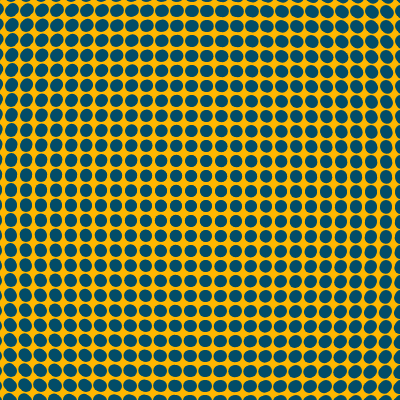
Frame 1 (no input)
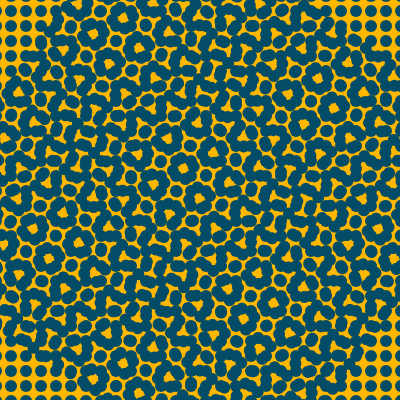
Frame 60 (no input)
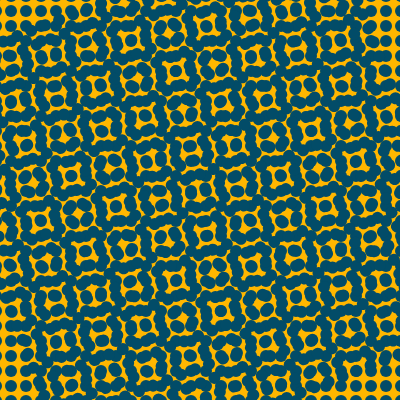
Frame 120 (the mouse pressed at the canvas centre since frame 60)

The p5.js sketch that drew these frames (run headless with seeded random() and noise() and a simulated clock; from frame 60 on, the mouse is pressed at the canvas centre):

// p5.js sketch
// ── sketch.js
///* // iteration - moiree effect

function setup() {
	createCanvas(400, 400);
	ellipseMode(CORNER);
}

function draw() {
	background(255, 183, 0);
	fill(2, 76, 104);
	noStroke();

	translate(width / 2, height / 2);

	// eerste texture
	for (let i = -15; i < 15; i++) {
		for (let j = -15; j < 15; j++) {
			ellipse(i * 15, j * 15, 12, 12);
		}
	}

	//tweede met rotatiefactor
	rotate(frameCount / 100.0);
	for (let i = -15; i < 15; i++) {
		for (let j = -15; j < 15; j++) {
			ellipse(i * 15, j * 15, 12, 12);
		}
	}

}

//*/
